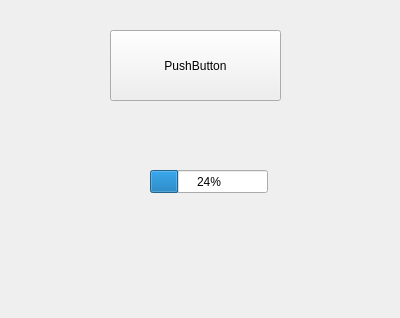
<?xml version="1.0" encoding="UTF-8"?>
<ui version="4.0">
 <class>Form</class>
 <widget class="QWidget" name="Form">
  <property name="geometry">
   <rect>
    <x>0</x>
    <y>0</y>
    <width>400</width>
    <height>318</height>
   </rect>
  </property>
  <property name="windowTitle">
   <string>Form</string>
  </property>
  <widget class="QPushButton" name="pushButton">
   <property name="geometry">
    <rect>
     <x>110</x>
     <y>30</y>
     <width>171</width>
     <height>71</height>
    </rect>
   </property>
   <property name="text">
    <string>PushButton</string>
   </property>
  </widget>
  <widget class="QProgressBar" name="progressBar">
   <property name="geometry">
    <rect>
     <x>150</x>
     <y>170</y>
     <width>118</width>
     <height>23</height>
    </rect>
   </property>
   <property name="value">
    <number>24</number>
   </property>
  </widget>
 </widget>
 <resources/>
 <connections/>
</ui>
